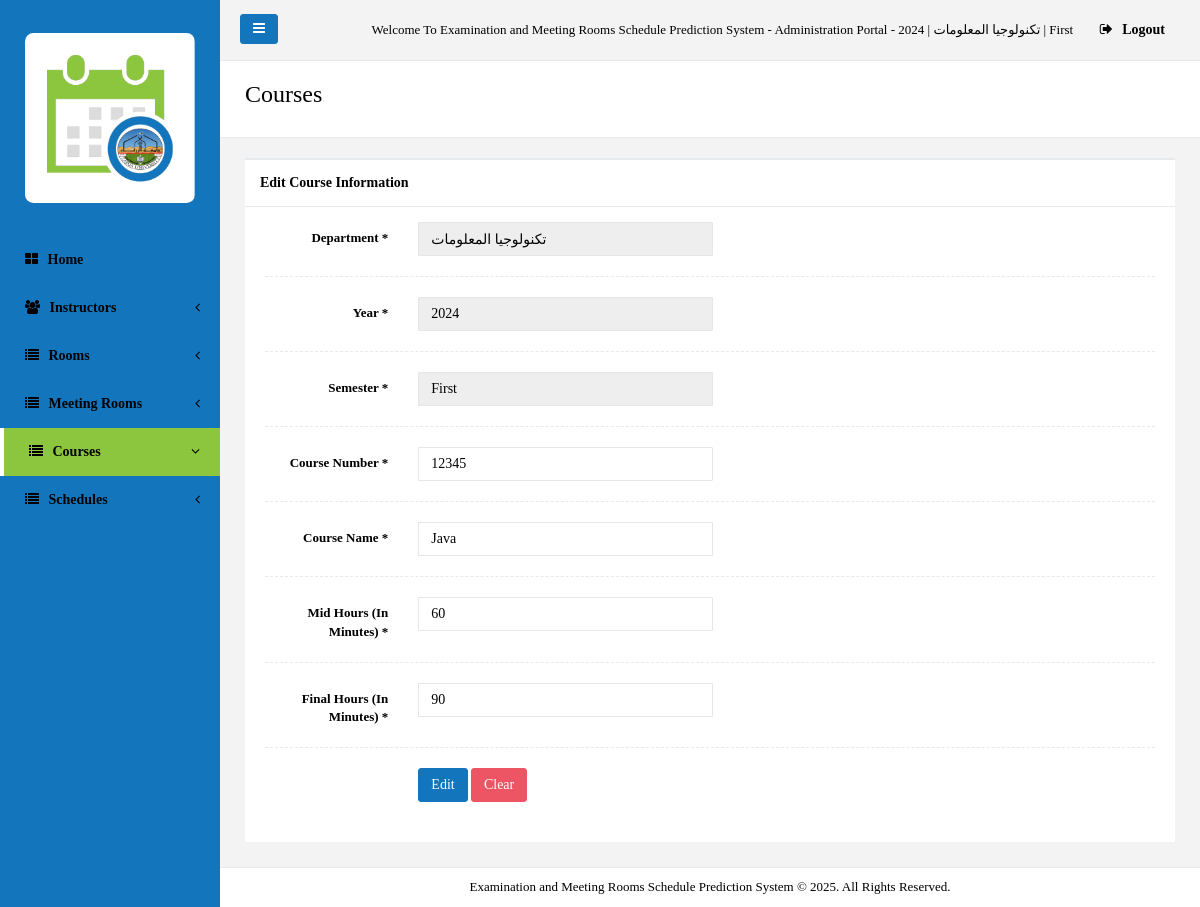
The page /Administrator/Edit_Course.php?C_ID=1 (signed in) on the database its author committed.
### tables this page shows
CREATE TABLE `courses` (
  `ID` int(20) NOT NULL,
  `Year` varchar(250) NOT NULL,
  `Semester` varchar(250) NOT NULL,
  `Department` varchar(250) NOT NULL,
  `Course_Number` varchar(250) NOT NULL,
  `Course_Name` varchar(250) NOT NULL,
  `Mid_Hours` int(2) NOT NULL,
  `Final_Hours` int(2) NOT NULL
);

### Administrator/Edit_Course.php (the view, shortened to what this page needs)
<?php
include("../includes/config.php");
$C_ID = $_GET['C_ID'];
$sql1 = mysqli_query($dbConn,"select * from courses where ID='$C_ID'");
$row1 = mysqli_fetch_array($sql1);
$Course_Number = $row1['Course_Number'];
$Course_Name = $row1['Course_Name'];
$Mid_Hours = $row1['Mid_Hours'];
$Final_Hours = $row1['Final_Hours'];
$Year = $row1['Year'];
$Semester = $row1['Semester'];
$Department = $row1['Department'];
?>
<!DOCTYPE html>
<html>
<head>
   <link href="css/bootstrap.min.css" rel="stylesheet">
	    <link href="css/plugins/bootstrap/bootstrap.min.css" rel="stylesheet">
    <link href="font-awesome/css/font-awesome.css" rel="stylesheet">
	    <link href="css/plugins/dataTables/datatables.min.css" rel="stylesheet">
    <link href="css/plugins/toastr/toastr.min.css" rel="stylesheet">
    <link href="js/plugins/gritter/jquery.gritter.css" rel="stylesheet">
    <link href="css/animate.css" rel="stylesheet">
    <link href="css/style.css" rel="stylesheet">
</head>
<body style="back">
    <div id="wrapper">
        <nav class="navbar-default navbar-static-side" role="navigation">
            <div class="sidebar-collapse">
                <ul class="nav metismenu" id="side-menu">
                    <li class="nav-header">
                        <div class="dropdown profile-element"> <span>
                            <img alt="image" class="img-circle" src="img/logo2.jpg" width="100%"/>
                             </span>
                        </div>
                    </li>
                    <li class="">
                        <a href="index.php"><i class="fa fa-th-large"></i> <span class="nav-label">Home</span></a>
                    </li>
                       <li >
                        <a href="#"><i class="fa fa-users"></i> <span class="nav-label">Instructors</span><span class="fa arrow"></span></a>
                    </li>
					   <li>
                        <a href="#"><i class="fa fa-list"></i> <span class="nav-label">Rooms</span><span class="fa arrow"></span></a>
                    </li>
					 <li>
                        <a href="#"><i class="fa fa-list"></i> <span class="nav-label">Meeting Rooms</span><span class="fa arrow"></span></a>
                    </li>
					   <li class="active">
                        <a href="#"><i class="fa fa-list"></i> <span class="nav-label">Courses</span><span class="fa arrow"></span></a>
                    </li>
						 <li>
                        <a href="#"><i class="fa fa-list"></i> <span class="nav-label">Schedules</span><span class="fa arrow"></span></a>
                    </li>
                </ul>
            </div>
        </nav>
        <div id="page-wrapper" class="gray-bg dashbard-1">
        <div class="row border-bottom">
        <nav class="navbar navbar-static-top" role="navigation" style="margin-bottom: 0">
        <div class="navbar-header">
            <a class="navbar-minimalize minimalize-styl-2 btn btn-primary " href="#"><i class="fa fa-bars"></i> </a>
        </div>
            <ul class="nav navbar-top-links navbar-right">
                <li>
                    <span class="m-r-sm text-muted welcome-message">Welcome To Examination and Meeting Rooms Schedule Prediction System - Administration Portal - <?php echo $Department; ?> | <?php echo $Year; ?> | <?php echo $Semester; ?></span>
                </li>
                <li>
                    <a href="Logout.php">
                        <i class="fa fa-sign-out"></i> Logout
                    </a>
                </li>
            </ul>
        </nav>
        </div>          <div class="row wrapper border-bottom white-bg page-heading">
                <div class="col-lg-10">
                    <h2>Courses</h2>
                </div>
                <div class="col-lg-2">
                </div>
            </div>
 <div class="wrapper wrapper-content animated fadeInRight">
            <div class="row">
                <div class="col-lg-12">
                <div class="ibox float-e-margins">
                    <div class="ibox-title">
                        <h5>Edit Course Information</h5>
                    </div>
                          <div class="ibox-content">
                     <form method="post" action="Edit_Course.php?C_ID=<?php echo $C_ID; ?>" class="form-horizontal" enctype="multipart/form-data">
						 <div class="form-group"><label class="col-sm-2 control-label">Department *</label>
                                    <div class="col-sm-10"><input value="<?php echo $Department; ?>" readonly style="width:40%" type="text" name="Department" class="form-control" required></div>
                                </div>
                                <div class="hr-line-dashed"></div>
							 <div class="form-group"><label class="col-sm-2 control-label">Year *</label>
                                    <div class="col-sm-10"><input value="<?php echo $Year; ?>" readonly style="width:40%" type="text" name="Year" class="form-control" required></div>
                                </div>
                                <div class="hr-line-dashed"></div>
								<div class="form-group"><label class="col-sm-2 control-label">Semester *</label>
                                    <div class="col-sm-10"><input value="<?php echo $Semester; ?>" readonly style="width:40%" type="text" name="Semester" class="form-control" required></div>
                                </div>
                                <div class="hr-line-dashed"></div>
<div class="form-group"><label class="col-sm-2 control-label">Course Number *</label>
                                    <div class="col-sm-10"><input type="text" style="width:40%" name="Course_Number" value="<?php echo $Course_Number; ?>" class="form-control" required></div>
                                </div>
                                <div class="hr-line-dashed"></div>
								 <div class="form-group"><label class="col-sm-2 control-label">Course Name *</label>
                                    <div class="col-sm-10"><input type="text" style="width:40%" name="Course_Name" value="<?php echo $Course_Name; ?>" class="form-control" required></div>
                                </div>
                                <div class="hr-line-dashed"></div>
 <div class="form-group"><label class="col-sm-2 control-label">Mid Hours (In Minutes) *</label>
                                    <div class="col-sm-10"><input value="<?php echo $Mid_Hours; ?>" style="width:40%" type="text" name="Mid_Hours" class="form-control" required></div>
                                </div>
                                <div class="hr-line-dashed"></div>
 <div class="form-group"><label class="col-sm-2 control-label">Final Hours (In Minutes) *</label>
                                    <div class="col-sm-10"><input value="<?php echo $Final_Hours; ?>" style="width:40%" type="text" name="Final_Hours" class="form-control" required></div>
                                </div>
                                <div class="hr-line-dashed"></div>
                                <div class="form-group">
                                    <div class="col-sm-4 col-sm-offset-2">
																		                                        <button class="btn btn-primary" type="submit" name="Submit">Edit</button>
									<button class="btn btn-danger" type="reset" name="Reset">Clear</button>
                                    </div>
                                </div>
                            </form>
                        </div>
                    </div>
                </div>
                </div></div>
                <div class="footer">
                    <div>
                         <center>Examination and Meeting Rooms Schedule Prediction System © 2025. All Rights Reserved.</center>
                    </div>
                </div>
            </div>
        </div>
</body>
</html>

### Administrator/Edit_Course.php (style rules this page uses)
body { font-family: myFirstFont; }

### rows shown on the page
courses: Department "تكنولوجيا المعلومات", Year "2024", Semester "First", Course_Number "12345", Course_Name "Java", Mid_Hours "60", Final_Hours "90"
